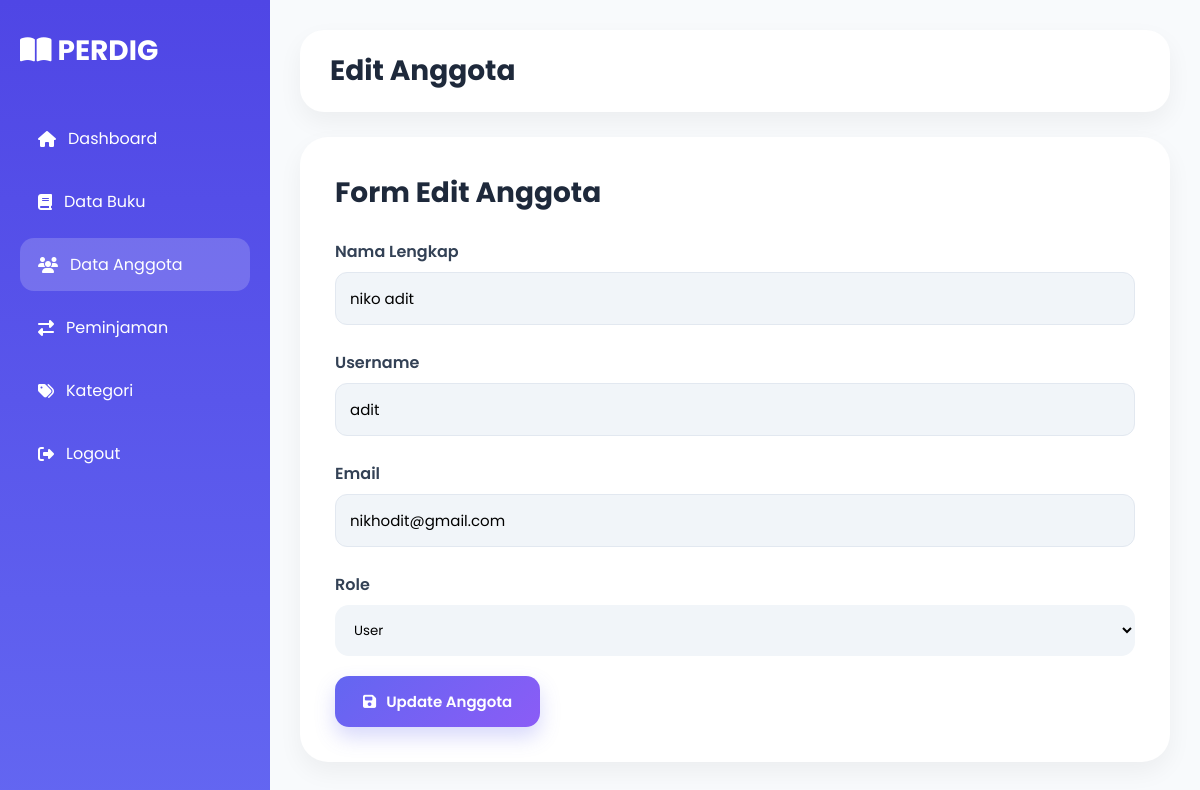
Screenshot of /admin/edit-anggota.php?id=7 with the database file from the repository.
### tables this page shows
CREATE TABLE `user` (
  `id_user` int(11) NOT NULL,
  `nama` varchar(100) NOT NULL,
  `username` varchar(50) NOT NULL,
  `password` varchar(255) NOT NULL,
  `role` enum('admin','user') NOT NULL,
  `email` varchar(100) DEFAULT NULL,
  `no_hp` varchar(20) DEFAULT NULL,
  `alamat` text DEFAULT NULL,
  `created_at` timestamp NOT NULL DEFAULT current_timestamp()
);

### admin/edit-anggota.php (the view, shortened to what this page needs)
<?php
include '../koneksi.php';
$id = $_GET['id'];
$query = mysqli_query($koneksi,"
SELECT * FROM user
WHERE id_user='$id'
");
$data = mysqli_fetch_assoc($query);
?>
<!DOCTYPE html>
<html lang="id">
<head>
<link rel="stylesheet"
href="https://cdnjs.cloudflare.com/ajax/libs/font-awesome/6.5.1/css/all.min.css">
<link rel="stylesheet"
href="../style.css">
</head>
<body>
<div class="wrapper">
<div class="sidebar">
        <div class="logo">
            <i class="fas fa-book-open"></i>
            PERDIG
        </div>
        <ul class="menu">
            <li>
                <a href="index.php">
                    <i class="fas fa-home"></i>
                    <span>Dashboard</span>
                </a>
            </li>
            <li>
                <a href="buku.php">
                    <i class="fas fa-book"></i>
                    <span>Data Buku</span>
                </a>
            </li>
            <li class="active">
                <a href="anggota.php">
                    <i class="fas fa-users"></i>
                    <span>Data Anggota</span>
                </a>
            </li>
            <li>
                <a href="peminjaman.php">
                    <i class="fas fa-exchange-alt"></i>
                    <span>Peminjaman</span>
                </a>
            </li>
            <li>
                <a href="kategori.php">
                    <i class="fas fa-tags"></i>
                    <span>Kategori</span>
                </a>
            </li>
            <li>
                <a href="../logout.php">
                    <i class="fas fa-sign-out-alt"></i>
                    <span>Logout</span>
                </a>
            </li>
        </ul>
    </div>
    <div class="main">
        <div class="topbar">
            <h2>Edit Anggota</h2>
        </div>
        <div class="form-container">
            <div class="form-header">
                <h3>Form Edit Anggota</h3>
            </div>
            <form method="POST">
                <div class="form-group">
                    <label>Nama Lengkap</label>
                    <input
                    type="text"
                    name="nama"
                    value="<?= $data['nama']; ?>"
                    required>
                </div>
                <div class="form-group">
                    <label>Username</label>
                    <input
                    type="text"
                    name="username"
                    value="<?= $data['username']; ?>"
                    required>
                </div>
                <div class="form-group">
                    <label>Email</label>
                    <input
                    type="email"
                    name="email"
                    value="<?= $data['email']; ?>"
                    required>
                </div>
                <div class="form-group">
                    <label>Role</label>
                    <select
                    name="role"
                    required>
                        <option value="user"
                        <?= ($data['role']=='user') ? 'selected' : ''; ?>>
                        User
                        </option>
                    </select>
                </div>
                <button
                type="submit"
                name="submit"
                class="btn-submit">
                    <i class="fas fa-save"></i>
                    Update Anggota
                </button>
            </form>
        </div>
    </div>
</div>
</body>
</html>

### style.css (style rules this page uses)
* { margin:0; padding:0; box-sizing:border-box; font-family:'Poppins',sans-serif; }
body { background:#f8fafc; color:#1e293b; }
a { text-decoration:none; }
.wrapper { display:flex; min-height:100vh; }
.main { flex:1; margin-left:270px; padding:30px; }
.sidebar { width:270px; height:100vh; position:fixed; left:0; top:0; background:linear-gradient( 180deg, #4f46e5, #6366f1 ); padding:30px 20px; }
.logo { color:white; font-size:28px; font-weight:700; margin-bottom:40px; }
.menu { list-style:none; }
.menu li { margin-bottom:10px; }
.menu li a { display:flex; align-items:center; gap:12px; color:white; padding:14px 18px; border-radius:14px; transition:0.3s; }
.menu .active a { background:rgba(255,255,255,0.18); }
.topbar { background:white; padding:20px 30px; border-radius:24px; margin-bottom:25px; box-shadow: 0 10px 25px rgba(0,0,0,0.05); }
.topbar h2 { font-size:28px; }
.form-container { max-width:900px; background:white; padding:35px; border-radius:28px; box-shadow: 0 10px 25px rgba(0,0,0,0.05); }
.form-header { margin-bottom:25px; }
.form-header h3 { font-size:28px; }
.form-group { margin-bottom:20px; }
.form-group label { display:block; margin-bottom:8px; font-weight:600; }
.form-group input, .form-group select, .form-group textarea { width:100%; padding:15px; border:none; border-radius:14px; background:#f1f5f9; outline:none; }
.btn-submit { border:none; outline:none; background:linear-gradient( 135deg, #6366f1, #8b5cf6 ); color:white; padding:14px 28px; border-radius:14px; font-size:15px; font-weight:600; cursor:pointer; display:inline-flex; align-items:center; gap:10px; transition:0.3s; box-shadow: 0 10px 20px rgba(99,102,241,0.25); }
.form-group { margin-top:25px; }
.form-group label { display:block; margin-bottom:10px; font-weight:600; }
.form-group input { width:100%; padding:14px; border:1px solid #e2e8f0; border-radius:12px; font-size:15px; }
.form-group label { display:block; margin-bottom:8px; font-weight:600; color:#334155; }

### rows the page displays
user: nama "niko adit", username "adit", email "nikhodit@gmail.com", role "User"
